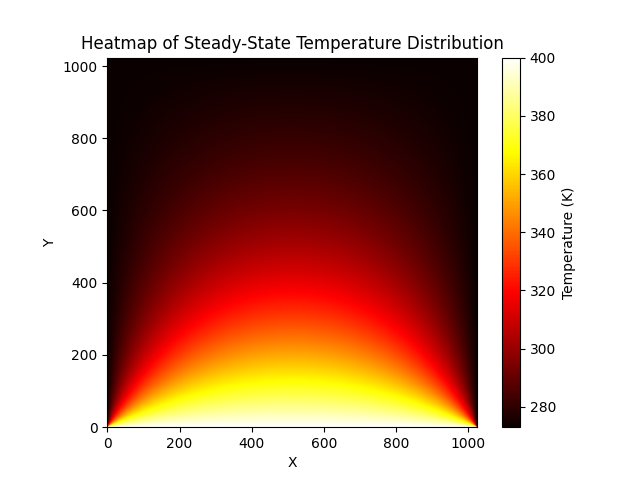

Write Python code to recreate this figure.
import numpy as np
import matplotlib.pyplot as plt

# Load CSV
data = np.loadtxt("output.csv", delimiter=",")

# Plot heatmap
plt.imshow(data, cmap="hot", origin="lower", vmin=273, vmax=400)
plt.colorbar(label="Temperature (K)")
plt.title("Heatmap of Steady-State Temperature Distribution")
plt.xlabel("X")
plt.ylabel("Y")
plt.show()
plt.savefig("heatmap.png")
